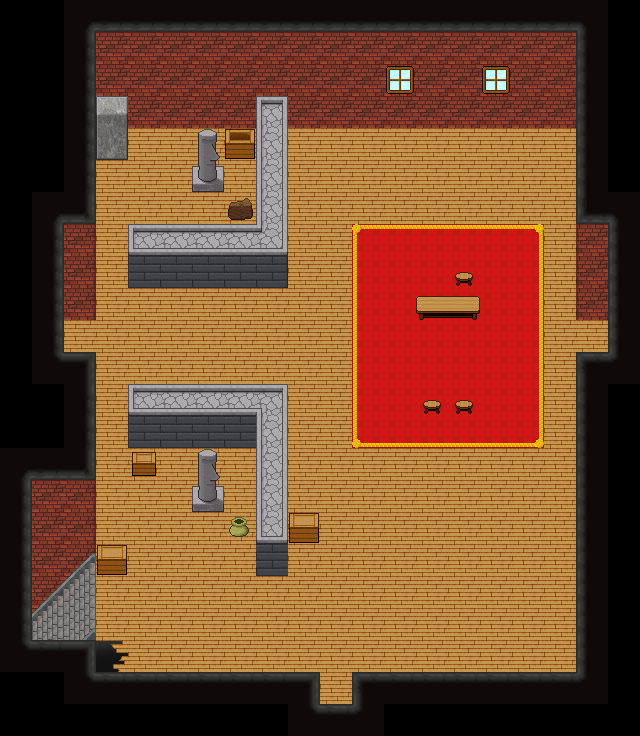

A level layout from a 2D game, rendered from its tile map. Below: a short description, then the map file with tile-grid data replaced by summaries:
An orthogonal 20x23 tile map with 32x32 px tiles, 4 tile layers (Lower 1, Upper 1, Lower 2, Upper 2), 9 tilesets and 24 objects (22x event, point, trigger).

<map height="23" orientation="orthogonal" tileheight="32" tilewidth="32" version="1.0" width="20">
 <properties><property name="blended tiles" value="195,197,198,199,200,202,203,205,207,208,209,210,211,212,213,214,215,216,217,218,219,220,221,222,223,227,229,230,231,235,237,238,239,240,241,242,244,245,246,247,248,249,252,254,255,256,257,258,259,260,261,262,263,398,399,400,401,402,403,404,405,406,407,408,409" />
  <property name="bgm" value="music_haven" />
  <property name="minimap" value="graphic_minimap_l1_f1" />
  <property name="minimap_x1" value="159" />
  <property name="minimap_x2" value="192" />
  <property name="minimap_y1" value="69" />
  <property name="minimap_y2" value="114" />
 </properties>
 <tileset firstgid="1" name="blockboundBrickWall" tileheight="32" tilewidth="32">
  <image height="96" source="tilesets/blockbound/brickwall.png" width="128" />
  <tile id="0">
   <properties>
    <property name="x" value="" />
   </properties>
  </tile>
  <tile id="1">
   <properties>
    <property name="x" value="" />
   </properties>
  </tile>
  <tile id="2">
   <properties>
    <property name="x" value="" />
   </properties>
  </tile>
 </tileset>
 <tileset firstgid="13" name="blockboundBrownRock" tileheight="32" tilewidth="32">
  <image height="224" source="tilesets/blockbound/brownrock.png" trans="8080ff" width="320" />
  <tile id="30">
   <properties>
    <property name="x" value="" />
   </properties>
  </tile>
  <tile id="31">
   <properties>
    <property name="x" value="" />
   </properties>
  </tile>
  <tile id="32">
   <properties>
    <property name="x" value="" />
   </properties>
  </tile>
  <tile id="40">
   <properties>
    <property name="x" value="" />
   </properties>
  </tile>
  <tile id="41">
   <properties>
    <property name="x" value="" />
   </properties>
  </tile>
  <tile id="42">
   <properties>
    <property name="x" value="" />
   </properties>
  </tile>
  <tile id="50">
   <properties>
    <property name="top" value="" />
   </properties>
  </tile>
  <tile id="51">
   <properties>
    <property name="top" value="" />
   </properties>
  </tile>
  <tile id="52">
   <properties>
    <property name="top" value="" />
   </properties>
  </tile>
 </tileset>
 <tileset firstgid="83" name="blockboundRedRug" tileheight="32" tilewidth="32">
  <image height="96" source="tilesets/blockbound/redrug.png" width="96" />
 </tileset>
 <tileset firstgid="92" name="blockboundStoneFloor" tileheight="32" tilewidth="32">
  <image height="320" source="tilesets/blockbound/stonefloor.PNG" trans="8080ff" width="320" />
  <tile id="30">
   <properties>
    <property name="x" value="" />
   </properties>
  </tile>
  <tile id="31">
   <properties>
    <property name="x" value="" />
   </properties>
  </tile>
  <tile id="32">
   <properties>
    <property name="x" value="" />
   </properties>
  </tile>
  <tile id="40">
   <properties>
    <property name="x" value="" />
   </properties>
  </tile>
  <tile id="41">
   <properties>
    <property name="x" value="" />
   </properties>
  </tile>
  <tile id="42">
   <properties>
    <property name="x" value="" />
   </properties>
  </tile>
  <tile id="60">
   <properties>
    <property name="top" value="" />
   </properties>
  </tile>
  <tile id="61">
   <properties>
    <property name="top" value="" />
   </properties>
  </tile>
  <tile id="62">
   <properties>
    <property name="top" value="" />
   </properties>
  </tile>
  <tile id="70">
   <properties>
    <property name="hole" value="" />
   </properties>
  </tile>
  <tile id="71">
   <properties>
    <property name="hole" value="" />
   </properties>
  </tile>
  <tile id="72">
   <properties>
    <property name="hole" value="" />
   </properties>
  </tile>
  <tile id="73">
   <properties>
    <property name="hole" value="" />
   </properties>
  </tile>
  <tile id="74">
   <properties>
    <property name="hole" value="" />
   </properties>
  </tile>
  <tile id="75">
   <properties>
    <property name="hole" value="" />
   </properties>
  </tile>
  <tile id="76">
   <properties>
    <property name="hole" value="" />
   </properties>
  </tile>
  <tile id="77">
   <properties>
    <property name="hole" value="" />
   </properties>
  </tile>
  <tile id="80">
   <properties>
    <property name="hole" value="" />
   </properties>
  </tile>
  <tile id="81">
   <properties>
    <property name="hole" value="" />
   </properties>
  </tile>
  <tile id="82">
   <properties>
    <property name="hole" value="" />
   </properties>
  </tile>
  <tile id="83">
   <properties>
    <property name="hole" value="" />
   </properties>
  </tile>
  <tile id="84">
   <properties>
    <property name="hole" value="" />
   </properties>
  </tile>
  <tile id="85">
   <properties>
    <property name="hole" value="" />
   </properties>
  </tile>
  <tile id="86">
   <properties>
    <property name="hole" value="" />
   </properties>
  </tile>
  <tile id="87">
   <properties>
    <property name="hole" value="" />
   </properties>
  </tile>
  <tile id="90">
   <properties>
    <property name="hole" value="" />
   </properties>
  </tile>
  <tile id="91">
   <properties>
    <property name="hole" value="" />
   </properties>
  </tile>
  <tile id="92">
   <properties>
    <property name="hole" value="" />
   </properties>
  </tile>
  <tile id="93">
   <properties>
    <property name="hole" value="" />
   </properties>
  </tile>
  <tile id="94">
   <properties>
    <property name="hole" value="" />
   </properties>
  </tile>
  <tile id="95">
   <properties>
    <property name="hole" value="" />
   </properties>
  </tile>
  <tile id="96">
   <properties>
    <property name="hole" value="" />
   </properties>
  </tile>
 </tileset>
 <tileset firstgid="192" name="blockboundUpper" tileheight="32" tilewidth="32">
  <image height="288" source="tilesets/blockbound/upper.png" trans="8080ff" width="256" />
  <tile id="0">
   <properties>
    <property name="x" value="" />
   </properties>
  </tile>
  <tile id="1">
   <properties>
    <property name="x" value="" />
   </properties>
  </tile>
  <tile id="2">
   <properties>
    <property name="x" value="" />
   </properties>
  </tile>
  <tile id="3">
   <properties>
    <property name="x" value="" />
   </properties>
  </tile>
  <tile id="4">
   <properties>
    <property name="x" value="" />
   </properties>
  </tile>
  <tile id="8">
   <properties>
    <property name="x" value="" />
   </properties>
  </tile>
  <tile id="9">
   <properties>
    <property name="x" value="" />
   </properties>
  </tile>
  <tile id="10">
   <properties>
    <property name="x" value="" />
   </properties>
  </tile>
  <tile id="11">
   <properties>
    <property name="x" value="" />
   </properties>
  </tile>
  <tile id="12">
   <properties>
    <property name="x" value="" />
   </properties>
  </tile>
  <tile id="16">
   <properties>
    <property name="x" value="" />
   </properties>
  </tile>
  <tile id="17">
   <properties>
    <property name="x" value="" />
   </properties>
  </tile>
  <tile id="18">
   <properties>
    <property name="x" value="" />
   </properties>
  </tile>
  <tile id="19">
   <properties>
    <property name="x" value="" />
   </properties>
  </tile>
  <tile id="24">
   <properties>
    <property name="x" value="" />
   </properties>
  </tile>
  <tile id="25">
   <properties>
    <property name="x" value="" />
   </properties>
  </tile>
  <tile id="26">
   <properties>
    <property name="x" value="" />
   </properties>
  </tile>
  <tile id="27">
   <properties>
    <property name="x" value="" />
   </properties>
  </tile>
  <tile id="28">
   <properties>
    <property name="x" value="" />
   </properties>
  </tile>
  <tile id="32">
   <properties>
    <property name="x" value="" />
   </properties>
  </tile>
  <tile id="33">
   <properties>
    <property name="x" value="" />
   </properties>
  </tile>
  <tile id="34">
   <properties>
    <property name="x" value="" />
   </properties>
  </tile>
  <tile id="35">
   <properties>
    <property name="x" value="" />
   </properties>
  </tile>
  <tile id="36">
   <properties>
    <property name="x" value="" />
   </properties>
  </tile>
  <tile id="39">
   <properties>
    <property name="x" value="" />
   </properties>
  </tile>
  <tile id="40">
   <properties>
    <property name="x" value="" />
   </properties>
  </tile>
  <tile id="41">
   <properties>
    <property name="x" value="" />
   </properties>
  </tile>
  <tile id="42">
   <properties>
    <property name="x" value="" />
   </properties>
  </tile>
  <tile id="43">
   <properties>
    <property name="x" value="" />
   </properties>
  </tile>
  <tile id="44">
   <properties>
    <property name="x" value="" />
   </properties>
  </tile>
  <tile id="45">
   <properties>
    <property name="x" value="" />
   </properties>
  </tile>
  <tile id="46">
   <properties>
    <property name="x" value="" />
   </properties>
  </tile>
  <tile id="47">
   <properties>
    <property name="x" value="" />
   </properties>
  </tile>
  <tile id="54">
   <properties>
    <property name="x" value="" />
   </properties>
  </tile>
 </tileset>
 <tileset firstgid="264" name="blockboundWoodFloor" tileheight="32" tilewidth="32">
  <image height="320" source="tilesets/blockbound/woodfloor.png" trans="8080ff" width="320" />
  <tile id="30">
   <properties>
    <property name="x" value="" />
   </properties>
  </tile>
  <tile id="31">
   <properties>
    <property name="x" value="" />
   </properties>
  </tile>
  <tile id="32">
   <properties>
    <property name="x" value="" />
   </properties>
  </tile>
  <tile id="40">
   <properties>
    <property name="x" value="" />
   </properties>
  </tile>
  <tile id="41">
   <properties>
    <property name="x" value="" />
   </properties>
  </tile>
  <tile id="42">
   <properties>
    <property name="x" value="" />
   </properties>
  </tile>
  <tile id="50">
   <properties>
    <property name="x" value="" />
   </properties>
  </tile>
  <tile id="51">
   <properties>
    <property name="x" value="" />
   </properties>
  </tile>
  <tile id="52">
   <properties>
    <property name="x" value="" />
   </properties>
  </tile>
  <tile id="60">
   <properties>
    <property name="top" value="" />
   </properties>
  </tile>
  <tile id="61">
   <properties>
    <property name="top" value="" />
   </properties>
  </tile>
  <tile id="62">
   <properties>
    <property name="top" value="" />
   </properties>
  </tile>
  <tile id="70">
   <properties>
    <property name="hole" value="" />
   </properties>
  </tile>
  <tile id="71">
   <properties>
    <property name="hole" value="" />
   </properties>
  </tile>
  <tile id="72">
   <properties>
    <property name="hole" value="" />
   </properties>
  </tile>
  <tile id="73">
   <properties>
    <property name="hole" value="" />
   </properties>
  </tile>
  <tile id="74">
   <properties>
    <property name="hole" value="" />
   </properties>
  </tile>
  <tile id="75">
   <properties>
    <property name="hole" value="" />
   </properties>
  </tile>
  <tile id="76">
   <properties>
    <property name="hole" value="" />
   </properties>
  </tile>
  <tile id="77">
   <properties>
    <property name="hole" value="" />
   </properties>
  </tile>
  <tile id="80">
   <properties>
    <property name="hole" value="" />
   </properties>
  </tile>
  <tile id="81">
   <properties>
    <property name="hole" value="" />
   </properties>
  </tile>
  <tile id="82">
   <properties>
    <property name="hole" value="" />
   </properties>
  </tile>
  <tile id="83">
   <properties>
    <property name="hole" value="" />
   </properties>
  </tile>
  <tile id="84">
   <properties>
    <property name="hole" value="" />
   </properties>
  </tile>
  <tile id="85">
   <properties>
    <property name="hole" value="" />
   </properties>
  </tile>
  <tile id="86">
   <properties>
    <property name="hole" value="" />
   </properties>
  </tile>
  <tile id="87">
   <properties>
    <property name="hole" value="" />
   </properties>
  </tile>
  <tile id="90">
   <properties>
    <property name="hole" value="" />
   </properties>
  </tile>
  <tile id="91">
   <properties>
    <property name="hole" value="" />
   </properties>
  </tile>
  <tile id="92">
   <properties>
    <property name="hole" value="" />
   </properties>
  </tile>
  <tile id="93">
   <properties>
    <property name="hole" value="" />
   </properties>
  </tile>
  <tile id="94">
   <properties>
    <property name="hole" value="" />
   </properties>
  </tile>
  <tile id="95">
   <properties>
    <property name="hole" value="" />
   </properties>
  </tile>
  <tile id="96">
   <properties>
    <property name="hole" value="" />
   </properties>
  </tile>
 </tileset>
 <tileset firstgid="364" name="blockboundCeiling" tileheight="32" tilewidth="32">
  <image height="96" source="tilesets/blockbound/ceiling.png" trans="8080ff" width="160" />
  <tile id="0">
   <properties>
    <property name="x" value="" />
   </properties>
  </tile>
  <tile id="1">
   <properties>
    <property name="x" value="" />
   </properties>
  </tile>
  <tile id="2">
   <properties>
    <property name="x" value="" />
   </properties>
  </tile>
  <tile id="3">
   <properties>
    <property name="x" value="" />
   </properties>
  </tile>
  <tile id="4">
   <properties>
    <property name="x" value="" />
   </properties>
  </tile>
  <tile id="5">
   <properties>
    <property name="x" value="" />
   </properties>
  </tile>
  <tile id="6">
   <properties>
    <property name="x" value="" />
   </properties>
  </tile>
  <tile id="7">
   <properties>
    <property name="x" value="" />
   </properties>
  </tile>
  <tile id="8">
   <properties>
    <property name="x" value="" />
   </properties>
  </tile>
  <tile id="9">
   <properties>
    <property name="x" value="" />
   </properties>
  </tile>
  <tile id="10">
   <properties>
    <property name="x" value="" />
   </properties>
  </tile>
  <tile id="11">
   <properties>
    <property name="x" value="" />
   </properties>
  </tile>
  <tile id="12">
   <properties>
    <property name="x" value="" />
   </properties>
  </tile>
  <tile id="13">
   <properties>
    <property name="x" value="" />
   </properties>
  </tile>
  <tile id="14">
   <properties>
    <property name="x" value="" />
   </properties>
  </tile>
 </tileset>
 <tileset firstgid="379" name="blockboundQuarryCeiling" tileheight="32" tilewidth="32">
  <image height="96" source="tilesets/blockbound/quarryroof.png" trans="8080ff" width="160" />
  <tile id="0">
   <properties>
    <property name="x" value="" />
   </properties>
  </tile>
  <tile id="2">
   <properties>
    <property name="x" value="" />
   </properties>
  </tile>
  <tile id="3">
   <properties>
    <property name="x" value="" />
   </properties>
  </tile>
  <tile id="4">
   <properties>
    <property name="x" value="" />
   </properties>
  </tile>
  <tile id="5">
   <properties>
    <property name="x" value="" />
   </properties>
  </tile>
  <tile id="6">
   <properties>
    <property name="x" value="" />
   </properties>
  </tile>
  <tile id="7">
   <properties>
    <property name="x" value="" />
   </properties>
  </tile>
  <tile id="9">
   <properties>
    <property name="x" value="" />
   </properties>
  </tile>
  <tile id="10">
   <properties>
    <property name="x" value="" />
   </properties>
  </tile>
  <tile id="11">
   <properties>
    <property name="x" value="" />
   </properties>
  </tile>
  <tile id="12">
   <properties>
    <property name="x" value="" />
   </properties>
  </tile>
  <tile id="13">
   <properties>
    <property name="x" value="" />
   </properties>
  </tile>
  <tile id="14">
   <properties>
    <property name="x" value="" />
   </properties>
  </tile>
 </tileset>
 <tileset firstgid="394" name="blockboundStairSide" tileheight="32" tilewidth="32">
  <image height="128" source="tilesets/blockbound/stairwellside.png" trans="8080ff" width="128" />
  <tile id="4">
   <properties>
    <property name="o" value="" />
   </properties>
  </tile>
  <tile id="5">
   <properties>
    <property name="o" value="" />
   </properties>
  </tile>
  <tile id="7">
   <properties>
    <property name="o" value="" />
   </properties>
  </tile>
  <tile id="8">
   <properties>
    <property name="o" value="" />
   </properties>
  </tile>
  <tile id="10">
   <properties>
    <property name="o" value="" />
   </properties>
  </tile>
  <tile id="11">
   <properties>
    <property name="o" value="" />
   </properties>
  </tile>
  <tile id="13">
   <properties>
    <property name="o" value="" />
   </properties>
  </tile>
 </tileset>
 <layer height="23" name="Lower 1" width="20">
  <properties>
   <property name="layer" value="5" />
   <property name="z" value="0" />
  <property name="layer" value="5" /></properties>
  <data>[460 cells, 403 non-empty, 30 distinct tile ids]</data>
 </layer>
 <layer height="23" name="Upper 1" width="20">
  <properties>
   <property name="layer" value="4" />
   <property name="z" value=".5" />
  <property name="layer" value="4" /></properties>
  <data>[460 cells, 24 non-empty, 18 distinct tile ids]</data>
 </layer>
 <objectgroup height="23" name="Event 1" width="20">
  <properties>
   <property name="layer" value="3" />
   <property name="z" value=".5" />
  <property name="layer" value="3" /></properties>
  <object height="32" name="Chloe" type="event" width="32" x="448" y="640">
   <properties>
    <property name="hidden" value="" />
    <property name="key" value="event_chloe" />
    <property name="name" value="chloe" />
   </properties>
  </object>
  <object height="32" name="Waldy" type="event" width="32" x="416" y="320">
   <properties>
    <property name="face" value="right" />
    <property name="key" value="event_waldy" />
    <property name="name" value="waldy" />
   </properties>
  </object>
  </objectgroup>
 <layer height="23" name="Lower 2" width="20">
  <properties>
   <property name="layer" value="2" />
   <property name="z" value="1" />
  <property name="layer" value="2" /></properties>
  <data>[460 cells, 18 non-empty, 7 distinct tile ids]</data>
 </layer>
 <layer height="23" name="Upper 2" width="20">
  <properties>
   <property name="layer" value="1" />
   <property name="z" value="1.5" />
  <property name="layer" value="1" /></properties>
  <data>[460 cells, 0 non-empty, 0 distinct tile ids]</data>
 </layer>
 <objectgroup height="23" name="Event 2" width="20">
  <properties>
   <property name="layer" value="0" />
   <property name="z" value="1.5" />
  <property name="layer" value="0" /></properties>
 </objectgroup>
</map>
<!-- 22 of 24 objects omitted -->
